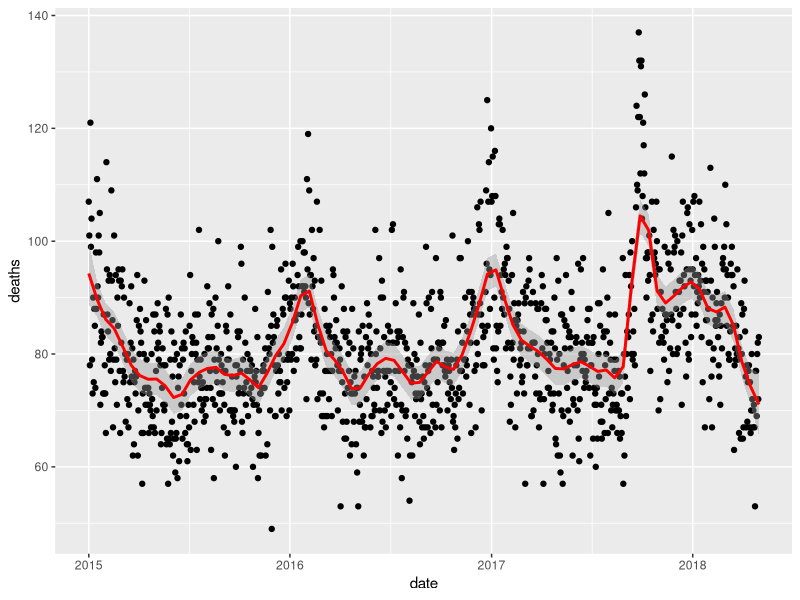
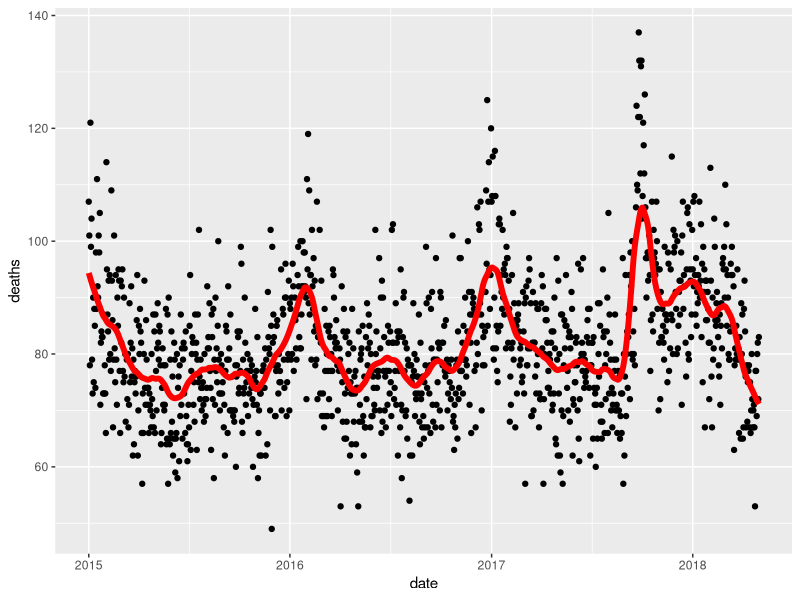
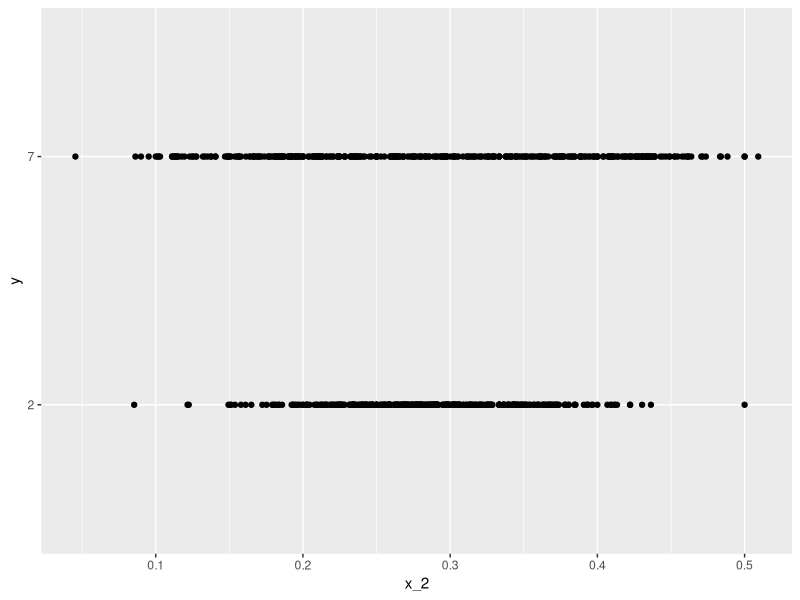
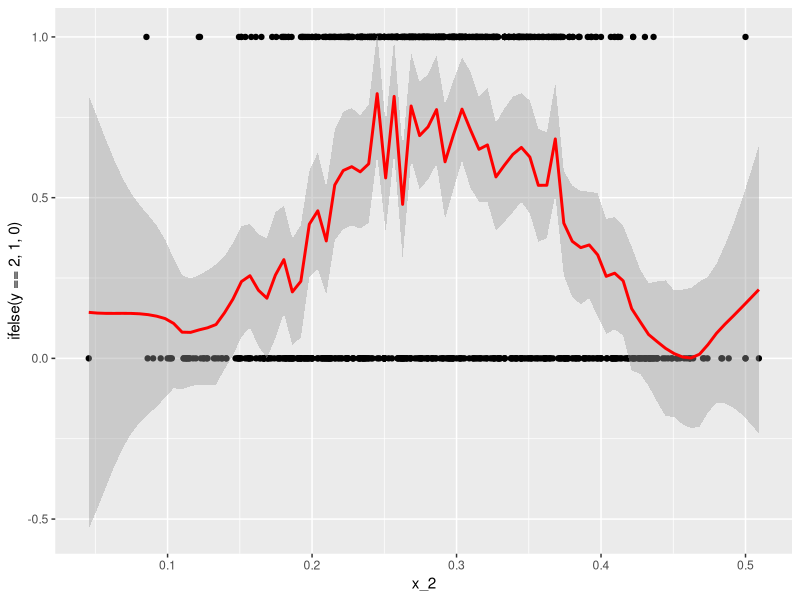
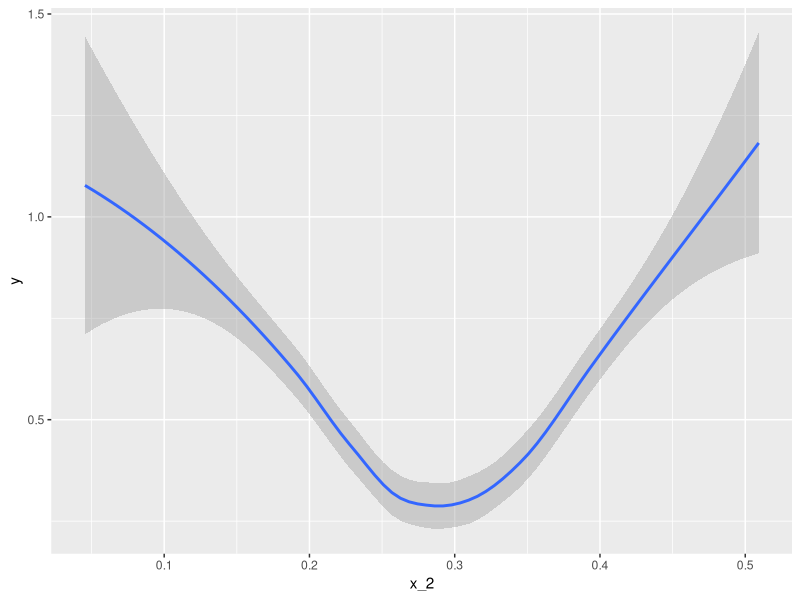

Write R code to recreate these figures, in order.
# https://learning.edx.org/course/course-v1:HarvardX+PH125.8x+1T2022/block-v1:HarvardX+PH125.8x+1T2022+type@sequential+block@5e2f559f1188441fa6bd972e356994c3/block-v1:HarvardX+PH125.8x+1T2022+type@vertical+block@cd78b4eaa391404ea8d24395ef3dd1c8
# Q1
library(tidyverse)
library(lubridate)
library(purrr)
library(pdftools)

fn <- system.file("extdata", "RD-Mortality-Report_2015-18-180531.pdf", package="dslabs")
dat <- map_df(str_split(pdf_text(fn), "\n"), function(s){
  s <- str_trim(s)
  header_index <- str_which(s, "2015")[1]
  tmp <- str_split(s[header_index], "\\s+", simplify = TRUE)
  month <- tmp[1]
  header <- tmp[-1]
  tail_index  <- str_which(s, "Total")
  n <- str_count(s, "\\d+")
  out <- c(1:header_index, which(n==1), which(n>=28), tail_index:length(s))
  s[-out] %>%
    str_remove_all("[^\\d\\s]") %>%
    str_trim() %>%
    str_split_fixed("\\s+", n = 6) %>%
    .[,1:5] %>%
    as_data_frame() %>%
    setNames(c("day", header)) %>%
    mutate(month = month,
           day = as.numeric(day)) %>%
    gather(year, deaths, -c(day, month)) %>%
    mutate(deaths = as.numeric(deaths))
}) %>%
  mutate(month = recode(month, "JAN" = 1, "FEB" = 2, "MAR" = 3, "APR" = 4, "MAY" = 5, "JUN" = 6,
                        "JUL" = 7, "AGO" = 8, "SEP" = 9, "OCT" = 10, "NOV" = 11, "DEC" = 12)) %>%
  mutate(date = make_date(year, month, day)) %>%
  dplyr::filter(date <= "2018-05-01")

# Q1: my answer (ok)
dat %>% ggplot(aes(date, deaths)) +
  geom_point() +
  geom_smooth(color="red", span = 0.05, method = "loess", method.args = list(degree=1)) # 0.05 ~= 60 / 1205
# Q1: official answer:
span <- 60 / as.numeric(diff(range(dat$date)))
fit <- dat %>% mutate(x = as.numeric(date)) %>% loess(deaths ~ x, data = ., span = span, degree = 1)
dat %>% mutate(smooth = predict(fit, as.numeric(date))) %>%
  ggplot() +
  geom_point(aes(date, deaths)) +
  geom_line(aes(date, smooth), lwd = 2, col = "red")


# Q2: my answer
#fit <- dat %>% mutate(x = yday(date)) %>% loess(deaths ~ x, data = ., span = span, degree = 1)
#dat %>%
#  mutate(smooth = predict(fit, as.numeric(date)), day = yday(date), year = as.character(year(date))) %>%
#  ggplot(aes(day, smooth, col = year)) +
#  geom_line(lwd = 2)

# Q3
library(broom)
library(dslabs)
data("mnist_27")
mnist_27$train %>% glm(y ~ x_2, family = "binomial", data = .) %>% tidy()
qplot(x_2, y, data = mnist_27$train)

# Q3: my answer
mnist_27$train %>% ggplot(aes(x_2, ifelse(y == 2, 1, 0))) +
  geom_point() +
  geom_smooth(color="red", span = 0.05, method = "loess", method.args = list(degree=1))
# Q3: official answer
mnist_27$train %>%
  mutate(y = ifelse(y=="7", 1, 0)) %>%
  ggplot(aes(x_2, y)) +
  geom_smooth(method = "loess")
